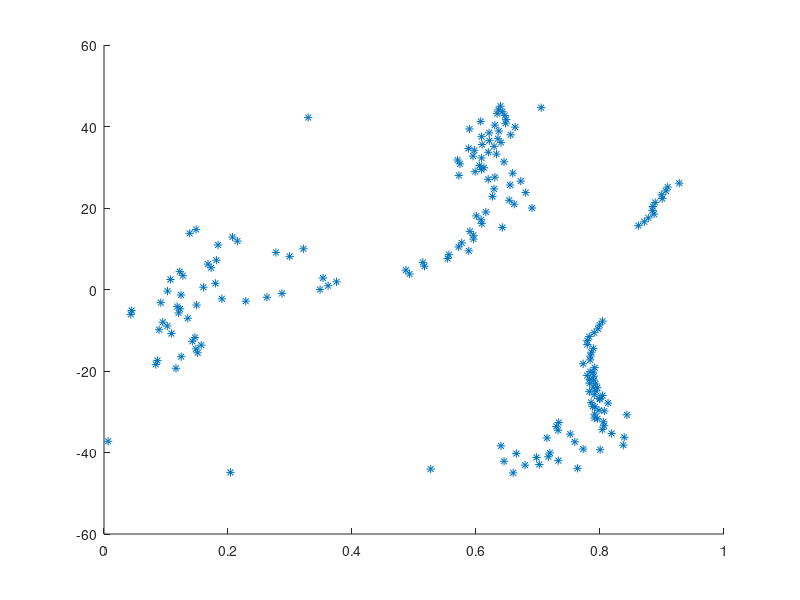

Source code (MATLAB):
clc
clear

%q2
%Millimeter wave (mmWave) is a special class of radar technology that uses short- wavelength electromagnetic waves.
%millimeter wave technology allows transmission on frequencies between 30 GHz and 300 GHz

%the return time of a short infarred light pulse to be emitted and returned
%to teh sensor

%time of flight  =speedlight x time to return/2
%=3*10^8*t/2 

%load and store the data 'radar_202.csv' in raw_data
%be in form distance, angle
angles=csvread('angledata.csv');
time_intervals = csvread('lidar.csv');

[num_angle_readings, ~] = size(angles);
[number_lidar_readings, ~] = size(time_intervals);

%deletes uneven data was sent if it was cut before the recieving last bits
while(num_angle_readings ~= number_lidar_readings)
    
    [num_angle_readings, ~] = size(angles);
    [number_lidar_readings, ~] = size(time_intervals);
    
    if(num_angle_readings > number_lidar_readings)
       angles = angles(1:end-1, :); 
    elseif (num_angle_readings < number_lidar_readings)
        time_intervals = time_intervals(1:end-1, :);      
    end
   
    
end

%create the  zero matrix of the same size of raw_data
azimuth = angles(:,1);

maxvalue=max(azimuth);
minvalue=min(azimuth);
difference=maxvalue-minvalue;



azimuth = azimuth - minvalue;
azimuth = azimuth ./ (difference/100);
azimuth = azimuth .* 0.9;
azimuth = azimuth - 45;





%value for the speed of light
c=299792458;

%calculate the ranges by using the prior equation, multiplying time x
%speed, dividing by two and 10^9 to convert to metres
ranges=time_intervals .* c / (10^13);


%convert the range and angle to the x coordinate via r*cos(t)
x = ranges .* cosd(azimuth);

%convert the range and angle to the y coordinate via r*sin(t)
y = ranges .* sind(azimuth);

r = sqrt(x.^2 + y.^2);

scatter(r,azimuth,"*")
